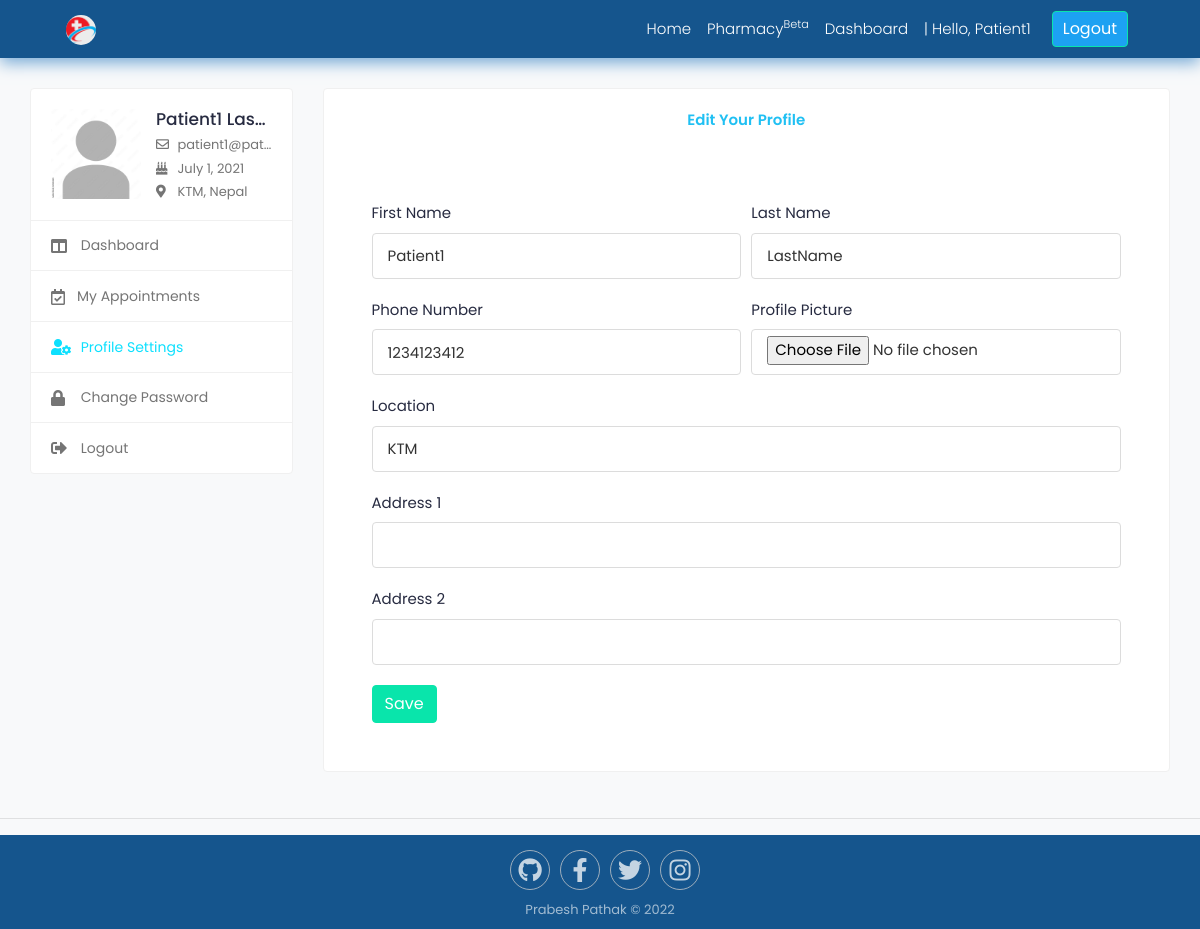
The app's page /accounts/editProfile/ (signed in) with its own data.
### accounts/models.py (models this page shows, shortened)
class User(AbstractUser):
    GENDER_CHOICES = (
    (0, 'male'),
    (1, 'female'),
    (2, 'not specified'),
)
    username = None
    is_doctor = models.BooleanField(default=False)
    is_patient = models.BooleanField(default=True)
    first_name = models.CharField(max_length=100)
    last_name = models.CharField(max_length=100)
    email = models.EmailField(max_length=40,unique=True)
    phone_number = models.CharField(max_length=20)
    address = models.CharField(max_length=100)
    dob = models.DateField(auto_now_add=False,null=True,blank=False)
    gender = models.IntegerField(choices=GENDER_CHOICES,null=False)
    created_at = models.DateTimeField(auto_now_add=True)
    updated_at = models.DateTimeField(auto_now_add=True)
    is_active = models.BooleanField(default=False)
    USERNAME_FIELD = 'email'
    REQUIRED_FIELDS = []
    objects = UserManager()

class PatientProfile(models.Model):
    user = models.OneToOneField(User,on_delete=models.CASCADE)
    address_1 =  models.CharField(max_length=100,blank=True)
    address_2 =  models.CharField(max_length=100,blank=True)
    profile_pic = models.ImageField(blank=True, upload_to='profile/patient',default='profile/default_user.jpg')

### accounts/views.py (the view, shortened to what this page needs)
# urls.py: path("editProfile/",views.editProfile,name="editProfile"),
@login_required(login_url = 'login')
def editProfile(request):
    if request.user.is_patient:
        patprofile = get_object_or_404(PatientProfile,user=request.user)
        if request.method == 'POST':
            user_form = UserForm(request.POST,instance=request.user)
            patient_form = PatientProfileForm(request.POST,request.FILES,instance=patprofile)
            if user_form.is_valid() and patient_form.is_valid():
                user_form.save()
                patient_form.save()
                messages.success(request,"Your profile has been updated")
                return redirect('editProfile')
        else:
            user_form = UserForm(instance=request.user)
            patient_form = PatientProfileForm(instance=patprofile)
        context = {
            'user_form':user_form,
            'patient_form':patient_form,
        }
        return render(request,'accounts/patient/editProfile.html',context)

### accounts/forms.py
class UserForm(forms.ModelForm):
    class Meta:
        model = User
        fields = ['first_name','last_name','phone_number',
        'address']
    def __init__(self,*args,**kwargs):
        super(UserForm, self).__init__(*args,**kwargs)
        for field in self.fields:
            self.fields[field].widget.attrs['class']='form-control floating'

class PatientProfileForm(forms.ModelForm):
    profile_pic = forms.ImageField(required=False, error_messages= {'invalid':{'Image files only'}}, widget=forms.FileInput)
    class Meta:
        model = PatientProfile
        fields = ('address_1', 'address_2','profile_pic')
    def __init__(self,*args,**kwargs):
        super(PatientProfileForm, self).__init__(*args,**kwargs)
        for field in self.fields:
            self.fields[field].widget.attrs['class']='form-control floating'

### templates/accounts/patient/editProfile.html (shortened to what this page needs)
{% extends "base.html" %}
{% load static %}
{% block content %}
      <div class="content">
        <div class="container-fluid">
          <div class="row">
       {% include 'includes/dashboard_sidebar.html' %}
            <div class="col-md-7 col-lg-8 col-xl-9">
              <div class="card">
                <div class="card-body pt-0">
                  <nav class="user-tabs mb-4">
                    <ul class="nav nav-tabs nav-tabs-bottom nav-justified">
                      <li class="nav-item">
                        <a
                          class="nav-link active"
                          href="assets/#pat_appointments"
                          data-toggle="tab"
                          >Edit Your Profile</a
                        >
                      </li>
                    </ul>
                  </nav>
                  <div class="card-body">
                    <div class="row">
                      <div class="col-md-12">
                        <form action="{% url 'editProfile' %}" method="POST" enctype="multipart/form-data">
                          <div class="form-row">
                            <div class="form-group col-md-6">
                              <label>
                                First Name
                              </label>
                              {{user_form.first_name}}
                            </div>
                            <div class="form-group col-md-6">
                              <label>
                                Last Name
                              </label>
                              {{user_form.last_name}}
                            </div>
                          </div>
                          <div class="form-row">
                            <div class="form-group col-md-6">
                              <label>
                                Phone Number
                              </label>
                              {{user_form.phone_number}}
                            </div>
                            <div class="form-group col-md-6 custom-file">
                              <label>
                                Profile Picture
                              </label>
                              {{patient_form.profile_pic}}
                            </div>
                          </div>
                          <div class="form-group">
                            <label>
                                Location</label>
                            {{user_form.address}}
                          </div>
                          <div class="form-group">
                            <label>
                              Address 1
                            </label>
                            {{patient_form.address_1}}
                          </div>
                          <div class="form-group">
                            <label>
                              Address 2
                            </label>
                            {{patient_form.address_2}}
                          </div>
<input type="submit" value="Save" class="btn btn-primary">
                        </form>
                      </div>
                    </div>
                  </div>
                </div>
              </div>
            </div>
          </div>
        </div>
      </div>
{% endblock %}

### templates/includes/navbar.html (shortened to what this page needs)
{% load static %}
<nav
  class="navbar navbar-expand-lg navbar-light text-white"
  id="navbar"
  style="background: #15558d; box-shadow: 0px 5px 15px #77aad6"
>
  <a
    class="navbar-brand mx-auto text-white ml-3"
    id="logo"
    href="{% url 'home' %}"
    ><img
      style="margin-left: 50px; border-radius: 50%; height: 30px; width: 30px"
      id="logo"
      src="../../static/images/newlogo.png"
      alt=""
      width="100px"
  /></a>
  <div
    class="collapse navbar-collapse justify-content-end"
    id="navbarSupportedContent"
  >
    {% if user.id is None %}
    <ul class="navbar-nav" style="margin-right: 50px">
      <li class="nav-item font-weight-light">
        <a
          id="login"
          class="nav-link text-white text-decoration-none"
          href="{% url 'login' %}"
          >Login
        </a>
      </li>
      <li class="nav-item font-weight-light">
        <a
          id="register"
          class="nav-link text-white text-decoration-none"
          href="{% url 'register' %}"
          >Register
        </a>
      </li>
    </ul>
    {% else %}
    <ul class="navbar-nav mr-lg-5 align-items-center">
      <li class="nav-item font-weight-light mx-2">
        <a class="text-white text-decoration-none" href="{% url 'homeAfter' %}"
          >Home</a
        >
      </li>
      <li class="nav-item font-weight-light mx-2">
        <a
          class="text-white text-decoration-none"
          href="{% url 'pharmacySearch' %}"
          >Pharmacy<sup>Beta</sup></a
        >
      </li>
      <li class="nav-item font-weight-light mx-2">
        <a class="text-white text-decoration-none" href="{% url 'dashboard' %}"
          >Dashboard</a
        >
      </li>
      <li class="nav-item font-weight-light mx-2">
        | Hello, {{user.first_name}}
      </li>
      <li class="nav-item font-weight-light mx-2">
        <a
          id="register"
          class="btn btn-outline-primary"
          href="{% url 'logout' %}"
          >Logout
        </a>
      </li>
    </ul>
    {% endif %}
  </div>
</nav>

### templates/includes/dashboard_sidebar.html (shortened to what this page needs)
{% load static %}
<div class="col-md-5 col-lg-4 col-xl-3 theiaStickySidebar">
  <div class="profile-sidebar">
    <div class="widget-profile pro-widget-content">
      <div class="profile-info-widget">
        <a href="#" class="booking-doc-img">
          {% if user.patientprofile.profile_pic %}
          <img src="{{user.patientprofile.profile_pic.url}}" alt="User Image" />
          {% else %}
          <img src="{{user.doctorprofile.profile_pic.url}}" alt="User Image">
                    {% endif %}
        </a>
        <div class="profile-det-info">
          <h3>{{user.first_name}} {{user.last_name}}</h3>
          <div class="patient-details">
            <h5><i class="far fa-envelope"></i> {{user.email}}</h5>
            <h5><i class="fas fa-birthday-cake"></i> {{user.dob}}</h5>
            <h5 class="mb-0">
              <i class="fas fa-map-marker-alt"></i> {% if user.is_doctor %}
              {{user.doctor.location}} {% else %} {{user.address}}{% endif %}, Nepal
            </h5>
          </div>
        </div>
      </div>
    </div>
    <div class="dashboard-widget">
      <nav class="dashboard-menu">
        {% if request.user.is_patient %}
        <ul>
          <li class="{% if '/dashboard/' in request.path %}active{% endif %}">
            <a href="{% url 'dashboard' %}">
              <i class="fas fa-columns"></i>
              <span>Dashboard</span>
            </a>
          </li>
          <li
            class="{% if '/myAppointment/' in request.path %}active{% endif %}"
          >
            <a href="{% url 'myAppointment' %}">
              <i class="far fa-calendar-check"></i><span>My Appointments</span>
            </a>
          </li>
          <li class="{% if '/editProfile/' in request.path %}active{% endif %}">
            <a href="{% url 'editProfile' %}">
              <i class="fas fa-user-cog"></i>
              <span>Profile Settings</span>
            </a>
          </li>
          <li
            class="{% if '/changePassword/' in request.path %}active{% endif %}"
          >
            <a href="{% url 'changePassword' %}">
              <i class="fas fa-lock"></i>
              <span>Change Password</span>
            </a>
          </li>
          <li>
            <a href="{% url 'logout' %}">
              <i class="fas fa-sign-out-alt"></i>
              <span>Logout</span>
            </a>
          </li>
        </ul>
        {% endif %}
      </nav>
    </div>
  </div>
</div>

### static/css/css.css (style rules this page uses)
*, *::after, *::before { margin: 0; padding: 0; box-sizing: inherit; }
html { font-family: "Roboto", sans-serif; font-weight: 400; }
body { box-sizing: border-box; overflow-x: hidden; }
#register { margin-left: 5px; color: white; background: #1da1f2; padding: 5px 10px; }
#logo { color: #333333; }
#navbar { background: #ffffff; }
.nav-link { display: inline-block; }

### static/css/style.css (style rules this page uses)
html { height: 100%; }
body { background-color: #f8f9fa; color: #272b41; font-family: "Poppins", sans-serif; font-size: 0.9375rem; height: 100%; overflow-x: hidden; }
h1, h2, h3, h4, h5, h6 { color: #272b41; font-weight: 500; }
.h3, h3 { font-size: 1.5rem; }
.h5, h5 { font-size: 1rem; }
a { color: #2E3842; }
input, button, a { transition: all 0.4s ease; -moz-transition: all 0.4s ease; -o-transition: all 0.4s ease; -ms-transition: all 0.4s ease; -webkit-transition: all 0.4s ease; }
input[type=text], input[type=password] { -webkit-appearance: none; -moz-appearance: none; appearance: none; }
.form-control { border-color: #dcdcdc; color: #333; font-size: 15px; min-height: 46px; padding: 6px 15px; }
.container-fluid { padding-left: 30px; padding-right: 30px; }
.form-control::placeholder { color: #858585; font-size: 14px; }
.content { min-height: 200px; padding: 30px 0 0; }
.btn-primary { background-color: #09e5ab; border: 1px solid #09e5ab; }
.btn-outline-primary { color: #09e5ab; border-color: #09e5ab; }
.card { border: 1px solid #f0f0f0; margin-bottom: 1.875rem; }
.card-body { padding: 1.5rem; }
.form-group { margin-bottom: 1.25rem; }
.profile-sidebar { background-color: #fff; border: 1px solid #f0f0f0; border-radius: 4px; margin-bottom: 30px; overflow: hidden; }
.pro-widget-content { border-bottom: 1px solid #f0f0f0; padding: 20px; text-align: center; }
.profile-info-widget { display: -webkit-box; display: -ms-flexbox; display: flex; text-align: left; }
.profile-info-widget .booking-doc-img { margin-right: 15px; }
.profile-info-widget .booking-doc-img img { border-radius: 4px; height: 90px; width: 90px; object-fit: cover; }
.profile-det-info { overflow: hidden; }
.profile-det-info h3 { font-size: 17px; text-overflow: ellipsis; white-space: nowrap; overflow: hidden; }
.patient-details h5 { color: #757575; font-size: 13px; font-weight: normal; margin-bottom: 8px; overflow: hidden; text-overflow: ellipsis; white-space: nowrap; }
.patient-details h5 i { width: 18px; }
.dashboard-menu ul { color: #757575; font-size: 14px; line-height: 17px; list-style: none; margin: 0; padding: 0; text-transform: capitalize; }
.dashboard-menu ul li { line-height: inherit; }
.dashboard-menu>ul>li { border-bottom: 1px solid #f0f0f0; position: relative; }
.dashboard-menu>ul>li:last-child { border-bottom: 0; }
.dashboard-menu ul li a span, .dashboard-menu ul li a i { display: inline-block; vertical-align: middle; }
.dashboard-menu>ul>li>a { color: #757575; display: block; padding: 16px 20px; }
.dashboard-menu>ul>li:hover>a, .dashboard-menu>ul>li.active>a { color: #0de0fe; }
.dashboard-menu ul li a i { font-size: 16px; margin-right: 10px; width: 16px; }
.user-tabs .nav-tabs>li>a { border: 0; border-bottom: 3px solid transparent; color: #3e3e3e; font-weight: 600; padding: 20px; }
.user-tabs .nav-tabs.nav-tabs-bottom>li>a.active, .user-tabs .nav-tabs.nav-tabs-bottom>li>a.active:hover, .user-tabs .nav-tabs.nav-tabs-bottom>li>a.active:focus { border-bottom-width: 3px; color: #20c0f3; }

### records on screen
User: first_name "Patient1", patientprofile.profile_pic (placeholder picture), last_name "Las…", email "patient1@pat…", dob "July 1, 2021", address "KTM", last_name "LastName", phone_number "1234123412"
